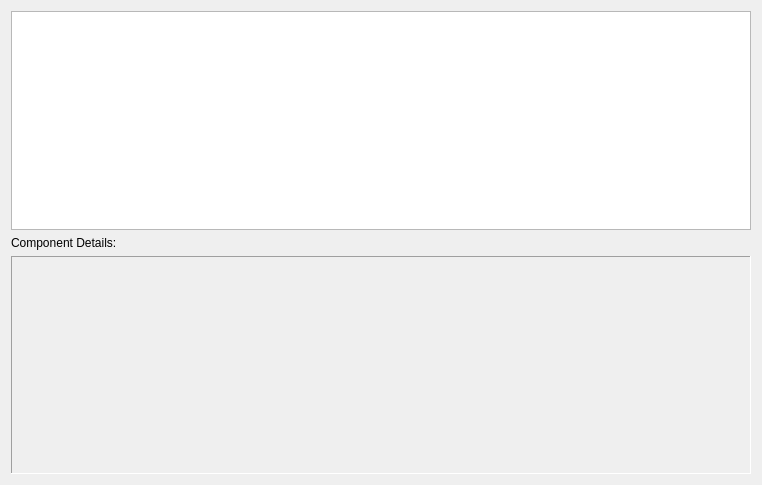
<?xml version="1.0" encoding="UTF-8"?>
<ui version="4.0">
 <class>About</class>
 <widget class="QDialog" name="About">
  <property name="geometry">
   <rect>
    <x>0</x>
    <y>0</y>
    <width>762</width>
    <height>485</height>
   </rect>
  </property>
  <property name="windowTitle">
   <string>About</string>
  </property>
  <property name="windowIcon">
   <iconset resource="../resources/resources.qrc">
    <normaloff>:/icon/cross.png</normaloff>:/icon/cross.png</iconset>
  </property>
  <layout class="QGridLayout" name="gridLayout">
   <item row="1" column="0">
    <widget class="QListWidget" name="listComponent"/>
   </item>
   <item row="3" column="0">
    <widget class="QLabel" name="lblDetail">
     <property name="sizePolicy">
      <sizepolicy hsizetype="Preferred" vsizetype="MinimumExpanding">
       <horstretch>0</horstretch>
       <verstretch>0</verstretch>
      </sizepolicy>
     </property>
     <property name="frameShape">
      <enum>QFrame::Panel</enum>
     </property>
     <property name="frameShadow">
      <enum>QFrame::Sunken</enum>
     </property>
     <property name="text">
      <string/>
     </property>
     <property name="alignment">
      <set>Qt::AlignLeading|Qt::AlignLeft|Qt::AlignTop</set>
     </property>
    </widget>
   </item>
   <item row="2" column="0">
    <widget class="QLabel" name="lblComp">
     <property name="text">
      <string>Component Details:</string>
     </property>
    </widget>
   </item>
  </layout>
 </widget>
 <resources>
  <include location="../resources/resources.qrc"/>
 </resources>
 <connections/>
</ui>
